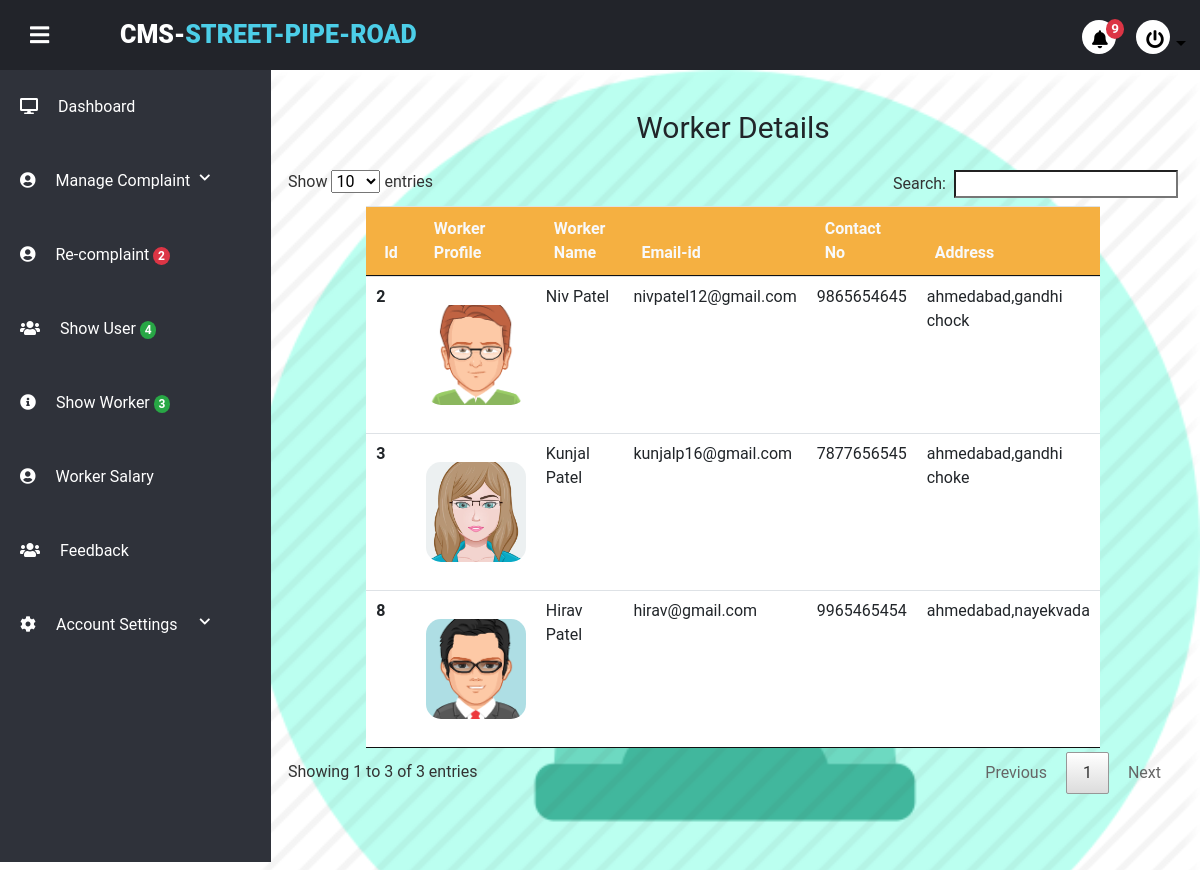
Screenshot of /project/admin/manageworker.php with the database file from the repository.
### tables this page shows
CREATE TABLE `usertb` (
  `user_id` int(11) NOT NULL,
  `user_name` varchar(20) NOT NULL,
  `last_name` varchar(20) NOT NULL,
  `user_email` varchar(100) NOT NULL,
  `user_role` varchar(100) NOT NULL,
  `user_image` varchar(255) NOT NULL,
  `user_city` varchar(100) NOT NULL,
  `pwd` varchar(255) NOT NULL,
  `security_que` varchar(100) NOT NULL,
  `sequrity_ans` varchar(100) NOT NULL,
  `contact` varchar(100) NOT NULL,
  `user_area` varchar(50) NOT NULL,
  `user_pincode` varchar(12) NOT NULL,
  `account_time` timestamp NOT NULL DEFAULT current_timestamp()
);

### project/admin/manageworker.php (the view, shortened to what this page needs)
<!DOCTYPE html>
<html lang="en" dir="ltr">
<?php
include("partial/link.php");?>
<body>
    <div class="wrapper">
        <?php include("partial/header.php");?>
        <div class="main-container">
            <div class="notprocess">
                <div class="container mt-3 mx-2 mb-3">
                <center style="font-size:30px;margin:20px;">Worker Details</center>
                    <table class="table table-hover mx-auto" style="width: 80%;" id="myTable">
                        <thead class="text-light ">
                            <tr>
                                <th scope="col ">Id</th>
                                <th scope="col ">Worker Profile</th>
                                <th scope="col ">Worker Name</th>
                                <th scope="col ">Email-id</th>
                                <th scope="col ">Contact No</th>
                                <th scope="col ">Address</th>
                            </tr>
                        </thead>
                        <tbody>
                        <?php
                            $sql="SELECT * FROM `usertb` WHERE `user_role`='worker'";
                            $result=mysqli_query($conn,$sql);
                            while($row = mysqli_fetch_assoc($result))
                            {
                                $user_id=$row["user_id"];
                                $user_name=$row["user_name"];
                                $last_name=$row["last_name"];
                                $user_email=$row["user_email"];
                                $user_image=$row["user_image"];
                                $user_city=$row["user_city"];
                                $user_area=$row["user_area"];
                                $user_contact=$row["contact"];
                            echo '<tr>
                                <th scope="row ">'.$user_id.'</th>';
                                if($user_image=="")
                                {
                                    echo '<td style="margin-top:30px;color:red;" >Worker can not Uploaded images</td>';
                                }
                                else{
                                    echo '<td> <img src="../worker/'.$user_image.'" alt="" height="100px" width="100px" style="
                                    border-radius:15px;
                                    margin:20px 0px;
                                    "></td>';
                                }
                                echo '<td>'.ucfirst($user_name).' '.ucfirst($last_name).'</td>
                                <td>'.$user_email.'</td>';
                                if($user_contact=="")
                                {
                                    echo '<td style="margin-top:30px;color:red" >can not Uploaded data</td>';
                                }
                                else{
                                echo '<td>'.$user_contact.'</td>';
                                }
                                if($user_city=="")
                                {
                                    echo '<td style="margin-top:30px;color:red" >can not Uploaded data</td>';
                                }
                                else{
                                    echo '<td>'.$user_city.','.$user_area.'</td>';
                                }
                               echo ' </tr>';
                            }
                            ?>
                        </tbody>
                    </table>
                </div>
            </div>
        </div>
</body>
</html>

### project/admin/css/style.css (style rules this page uses)
* { margin: 0; padding: 0; list-style: none; text-decoration: none; box-sizing: border-box; transition: 0.5s; font-family: "Roboto", sans-serif; }
body { background: #fff; }
.wrapper .main-container { width: (100% - 250px); margin-top: 70px; margin-left: 250px; padding: 15px; background: url(image/pprocess.png)no-repeat; background-size: cover; height: 100vh; transition: 0.3s; }

### project/admin/manageworker.php (style rules this page uses)
thead { background-color: #F5B041; }

### rows the page displays
usertb: user_id "2", user_image (picture), user_name "Niv", last_name "Patel", user_email "nivpatel12@gmail.com", contact "9865654645", user_city "ahmedabad", user_area "gandhi chock"
usertb: user_id "3", user_image (picture), user_name "Kunjal", last_name "Patel", user_email "kunjalp16@gmail.com", contact "7877656545", user_city "ahmedabad", user_area "gandhi choke"
usertb: user_id "8", user_image (picture), user_name "Hirav", last_name "Patel", user_email "hirav@gmail.com", contact "9965465454", user_city "ahmedabad", user_area "nayekvada"

### other values shown
$ncount "9"
$ncount "2"
$ncount "4"
$ncount "3"
